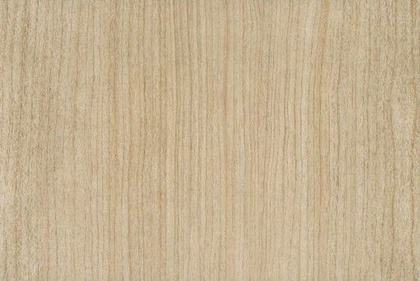
%> input picture Opcionales/Mixing/madera.jpg, 420 x 281 px, shrunk from 512 x 342 before the run
$ octave start_mixing.m   (GNU Octave 9; MATLAB toolbox functions it lacks are replaced by stand-ins)
%> lines starting %> are read from the running program, lines starting %| are printed output that depends on the picture; in (x1, y1, x2, y2) boxes, pixels count from 0 and x2, y2 are one past the last pixel; in counts of white or black regions, pixels touching at a corner belong together; the program's own positions count from 1
clearvars;
addpath(genpath('../Block3'));
addpath(genpath('.'));
% [5 lines of commented-out code are left out]

dst = double(imread('madera.jpg'));
src = double(imread('firma.jpg'));
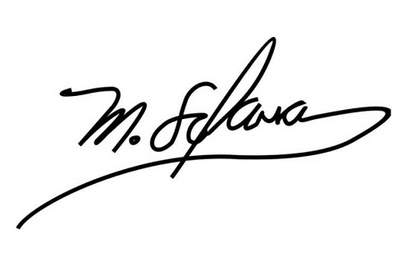
%> input picture Opcionales/Mixing/firma.jpg, 406 x 275 px, shrunk from 495 x 335 before the run
%> src: size 275x406x3 double; min 0, max 255, mean 240.3; mean of the top-left, top-right, bottom-left and bottom-right quarters 239.1, 231.9, 241.4, 248.9
[ni,nj, nChannels]=size(dst);
%> ni = 281; nj = 420; nChannels = 3

param.hi = 1;
param.hj = 1;


%Lena example
% masks_source = {'mask_src_eyes.png' 'mask_src_mouth.png'};
% masks_dest = {'mask_dst_eyes.png' 'mask_dst_mouth.png'};

masks_source = {'mask_firma.png'};
masks_dest = {'mask_madera.png'};
%masks to exchange: Eyes and Mouth
dst1 = dst;
for i = 1:length(masks_source)

    mask_src = imread(masks_source{i});
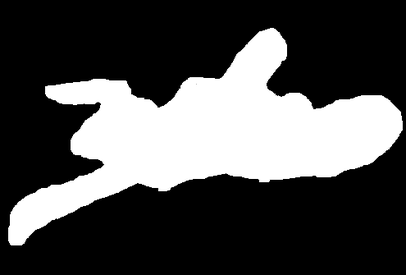
%> input picture Opcionales/Mixing/mask_firma.png, 406 x 275 px, shrunk from 495 x 335 before the run
%> mask_src is the input picture: size 275x406x3 uint8; min 0, max 255, mean 76.2
    mask_dst = imread(masks_dest{i});
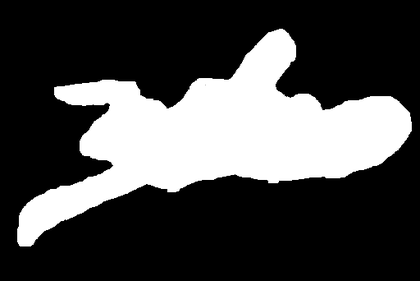
%> input picture Opcionales/Mixing/mask_madera.png, 420 x 281 px, shrunk from 512 x 342 before the run
%> mask_dst is the input picture: size 281x420x3 uint8; min 0, max 255, mean 72.1
    [~, ~, channels] = size(mask_src);
%> channels = 3
    if channels == 3
        mask_src = logical(rgb2gray(mask_src));
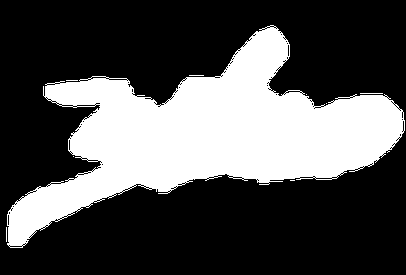
%> mask_src: size 275x406 logical; 31.6% white; 9 white regions (7 under 20 px), largest, box (x1, y1, x2, y2) and area: (7, 25, 405, 248) 35161, (360, 93, 383, 94) 23
        mask_dst = logical(rgb2gray(mask_dst));
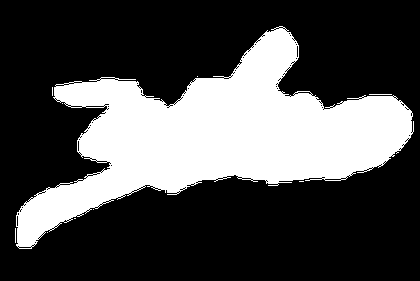
%> mask_dst: size 281x420 logical; 29.9% white; 10 white regions (8 under 20 px), largest, box (x1, y1, x2, y2) and area: (16, 26, 414, 249) 35189, (369, 94, 392, 95) 23
    else
        mask_src = logical(mask_src);
        mask_dst = logical(mask_dst);
    end
    for nC = 1: nChannels
        %g: origin (source) image

        %Compute gradient of g and its norm
        %We want that the gradients are in the same position
%> (the run ends here)
